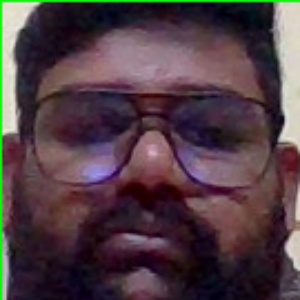
#> input picture Dataset/0/person11.jpg, 300 x 300 px, found by its file name; its folder holds only this picture in this run
$ python train.py
#> lines starting #> are read from the running program, lines starting #| are printed output that depends on the picture
import cv2
from os import listdir
import numpy as np

recog=cv2.face.LBPHFaceRecognizer_create()         #Linear Binary Pattren Histrogram (LBPH)

rootDir="./dataset"

features=[]
lables=[]

i=0

for subFolder in listdir(rootDir):
    # print(subFolder)
    folders=f"{rootDir}/{subFolder}"

    for file in listdir(folders):
        filePath=F"{folders}/{file}"

        print(filePath)

        image=cv2.imread(filePath,0)
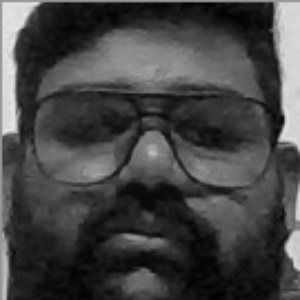
#> image: shape (300, 300); min 1, max 237, mean 68.3

        # cv2.imshow("demo",image)
        # cv2.waitKey()

        features.append(image)
        lables.append(i)

    i=i+1
#> pass 2 of the loop `for subFolder in listdir(rootDir):`:
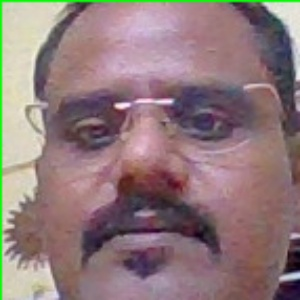
#> input picture Dataset/1/person76.jpg, 300 x 300 px, found by its file name
#> `image=cv2.imread(filePath,0)`:
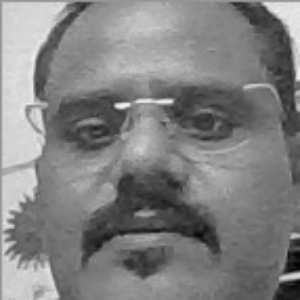
#> image: shape (300, 300); min 4, max 242, mean 129

recog.train( features,np.array(lables))

recog.save("faceModel.yml")
